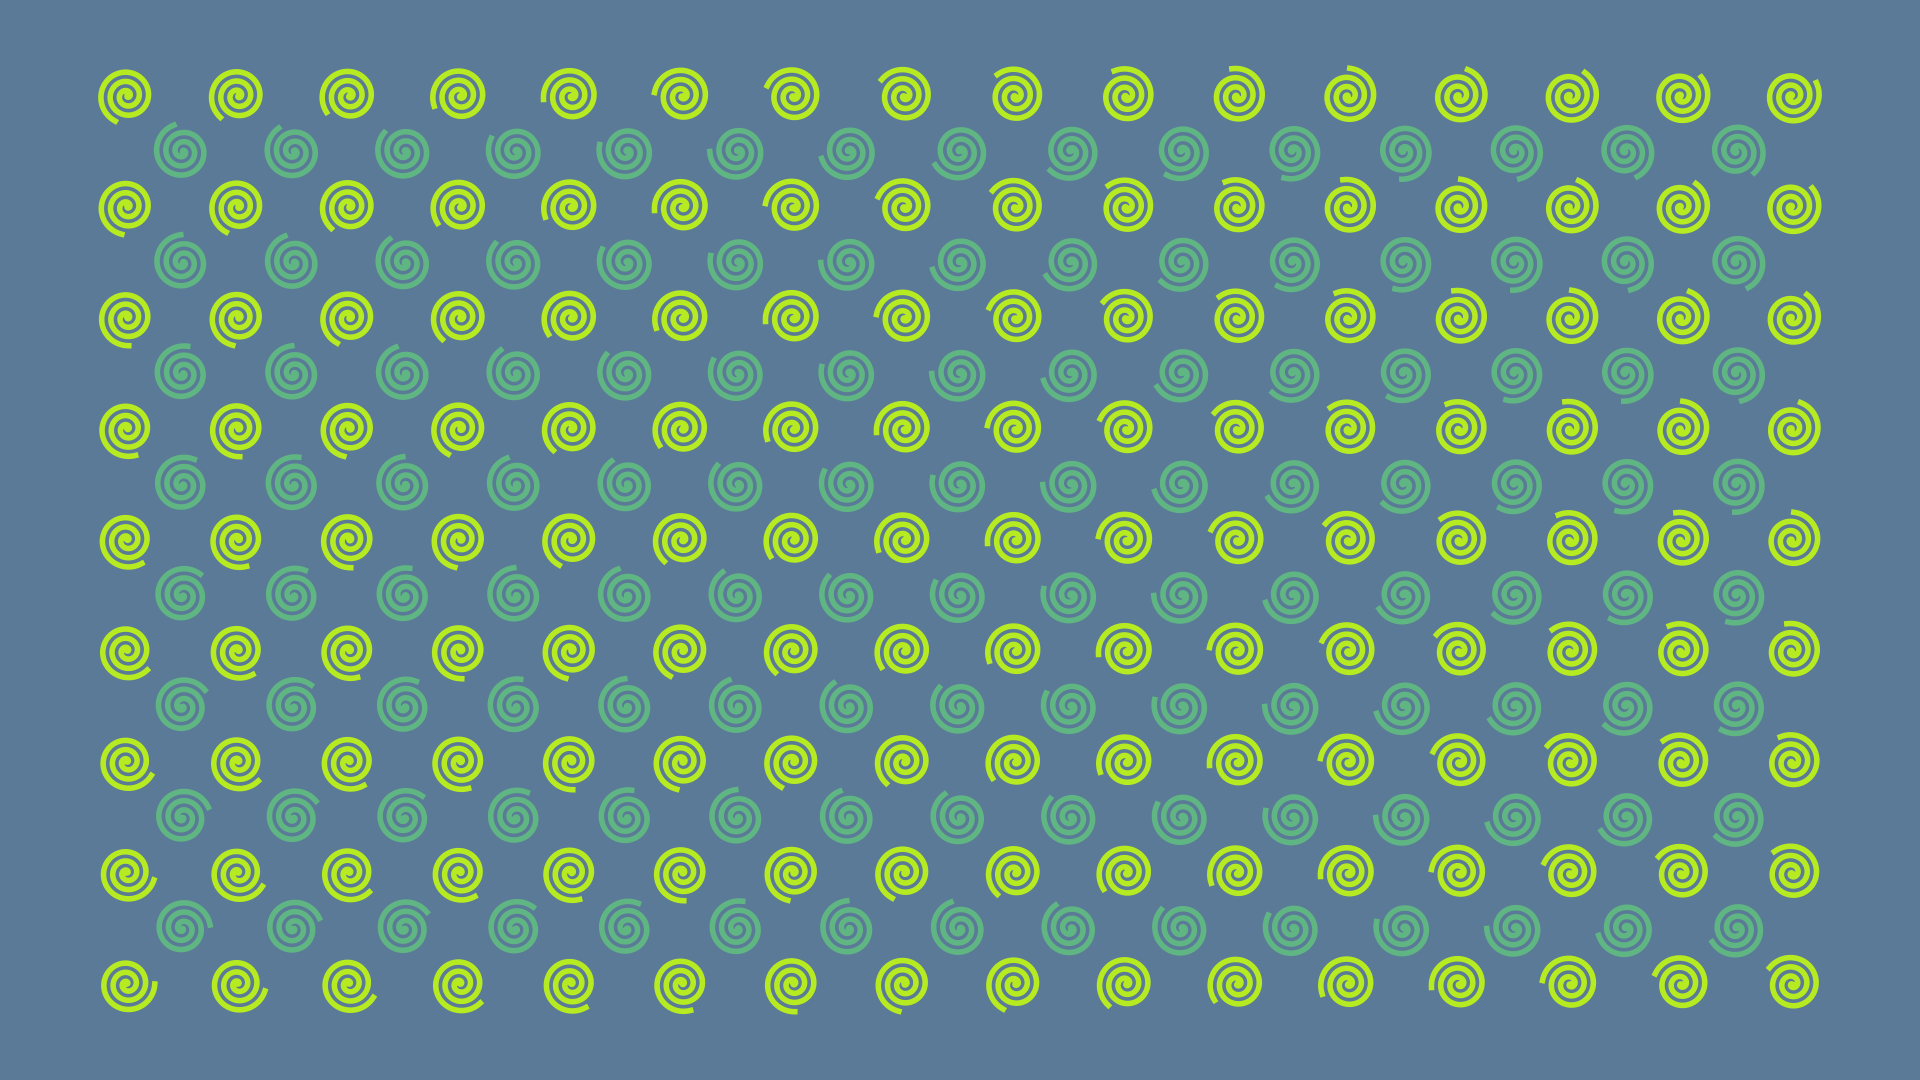

This chart was generated by the following Python code:
from pathlib import Path

import matplotlib.pyplot as plt
import numpy as np


def main() -> None:
    # config
    fp: Path = Path(__file__).resolve().with_suffix(".png")
    plt.rcParams["figure.dpi"] = 100
    plt.rcParams["figure.figsize"] = [19.2, 10.8]
    c0: str = "#5B7A97"
    c1: str = "#B7EB21"
    c2: str = "#60B683"
    # generate figure
    fig: plt.Figure
    ax: plt.Axes
    fig, ax = plt.subplots()
    # plot
    n: int = 6
    t: np.ndarray = np.linspace(0, n*np.pi, n*360+1, endpoint=True)
    r: np.ndarray = 0.25/(n*np.pi)* t
    xy: np.ndarray = r  * np.array([np.cos(t), np.sin(t)])
    for i in range(16):
        for j in range(9):
            th: float = -(i+j)/(16+9) * 2*np.pi
            c: float = np.cos(th)
            s: float = np.sin(th)
            m: np.ndarray = np.array([[c, -s], [s, c]])
            p: np.ndarray = m @ xy
            ax.plot(p[0]+i, p[1]+j, color=c1, linewidth=4)
    xy: np.ndarray = r  * np.array([np.cos(t), -np.sin(t)])
    for i in range(15):
        for j in range(8):
            th: float = (i+j+0.5)/(16+9) * 2*np.pi
            c: float = np.cos(th)
            s: float = np.sin(th)
            m: np.ndarray = np.array([[c, -s], [s, c]])
            p: np.ndarray = m @ xy
            ax.plot(p[0]+i+0.5, p[1]+j+0.5, color=c2, linewidth=4)
    # arrange
    #ax.set_xlim(-1.1, 1.1)
    #ax.set_ylim(-1.1, 1.1)
    ax.axis("off")
    ax.set_aspect("equal")
    ax.set_facecolor(c0)
    fig.set_facecolor(c0)
    fig.tight_layout()
    # output
    fig.savefig(fp)
    plt.cla()
    plt.clf()
    plt.close(fig)
    return None


if __name__ == "__main__":
    main()
